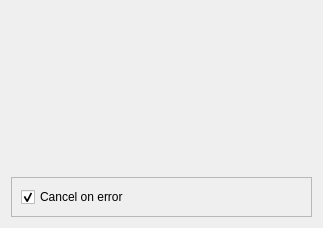
<?xml version="1.0" encoding="UTF-8"?>
<!--
######################################################################################################################
# Copyright (C) 2017-2022 Spine project consortium
# This file is part of Spine Items.
# Spine Items is free software: you can redistribute it and\/or modify it under the terms of the GNU Lesser General
# Public License as published by the Free Software Foundation, either version 3 of the License, or (at your option)
# any later version. This program is distributed in the hope that it will be useful, but WITHOUT ANY WARRANTY;
# without even the implied warranty of MERCHANTABILITY or FITNESS FOR A PARTICULAR PURPOSE. See the GNU Lesser General
# Public License for more details. You should have received a copy of the GNU Lesser General Public License along with
# this program. If not, see <http:\/\/www.gnu.org\/licenses\/>.
######################################################################################################################
-->
<ui version="4.0">
 <class>Form</class>
 <widget class="QWidget" name="Form">
  <property name="geometry">
   <rect>
    <x>0</x>
    <y>0</y>
    <width>323</width>
    <height>228</height>
   </rect>
  </property>
  <property name="windowTitle">
   <string>Form</string>
  </property>
  <layout class="QVBoxLayout" name="verticalLayout">
   <item>
    <spacer name="verticalSpacer_2">
     <property name="orientation">
      <enum>Qt::Vertical</enum>
     </property>
     <property name="sizeHint" stdset="0">
      <size>
       <width>20</width>
       <height>40</height>
      </size>
     </property>
    </spacer>
   </item>
   <item>
    <widget class="QFrame" name="frame">
     <property name="frameShape">
      <enum>QFrame::StyledPanel</enum>
     </property>
     <property name="frameShadow">
      <enum>QFrame::Raised</enum>
     </property>
     <layout class="QVBoxLayout" name="verticalLayout_2">
      <item>
       <widget class="QCheckBox" name="cancel_on_error_checkBox">
        <property name="toolTip">
         <string>If there are any errors when trying to import data cancel the whole import.</string>
        </property>
        <property name="text">
         <string>Cancel on error</string>
        </property>
        <property name="checked">
         <bool>true</bool>
        </property>
       </widget>
      </item>
     </layout>
    </widget>
   </item>
  </layout>
 </widget>
 <resources>
  <include location="../../ui/resources/resources_icons.qrc"/>
 </resources>
 <connections/>
</ui>
